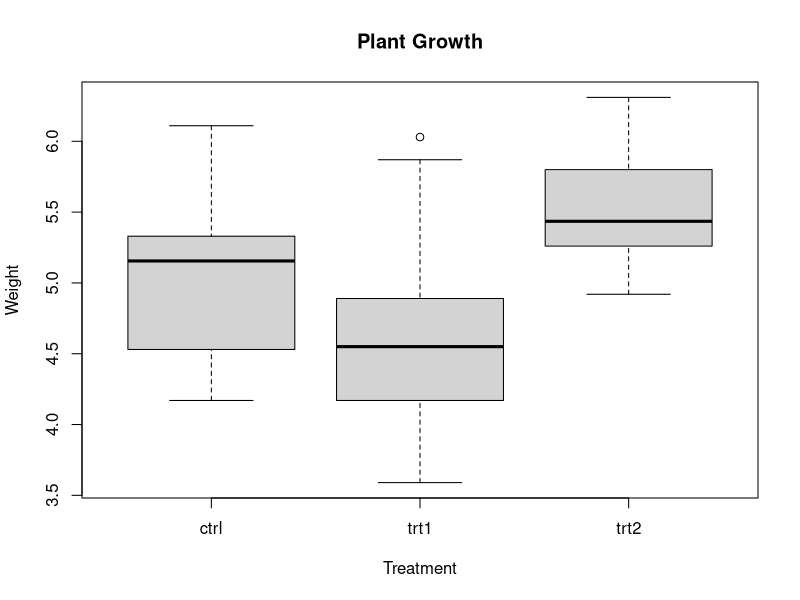
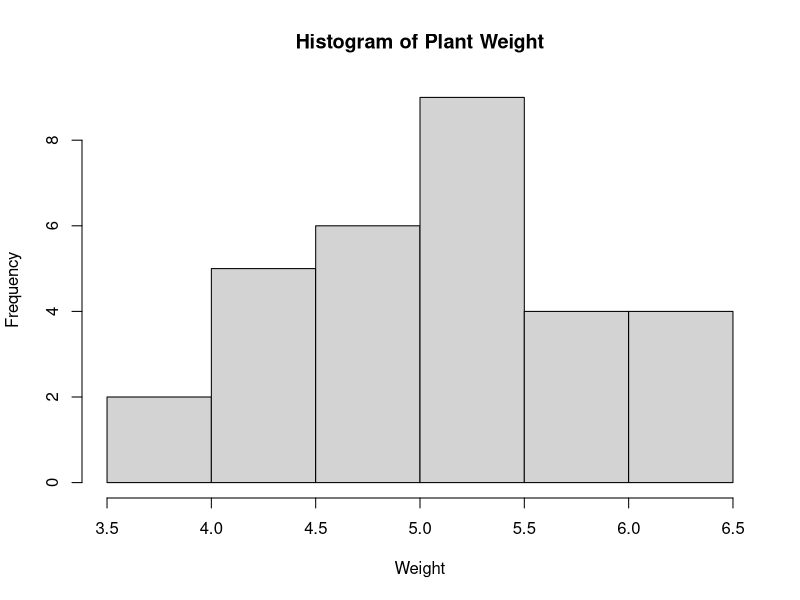
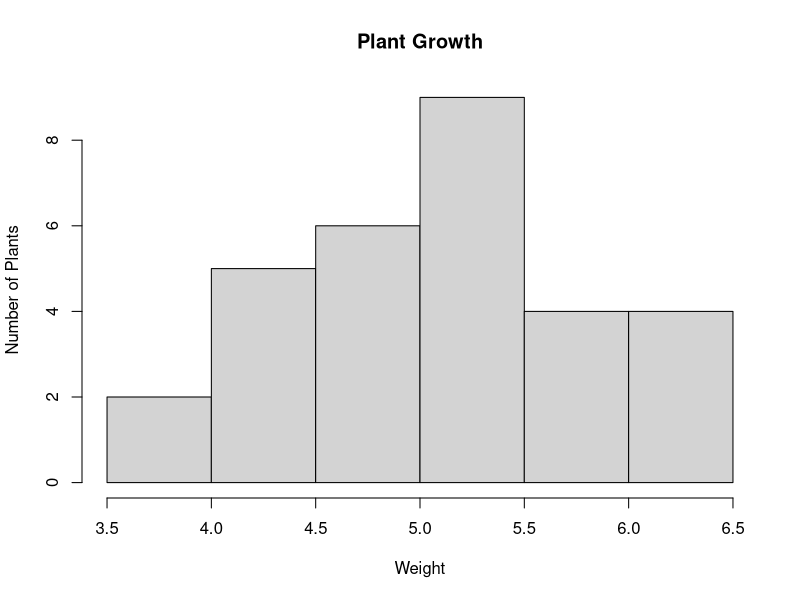
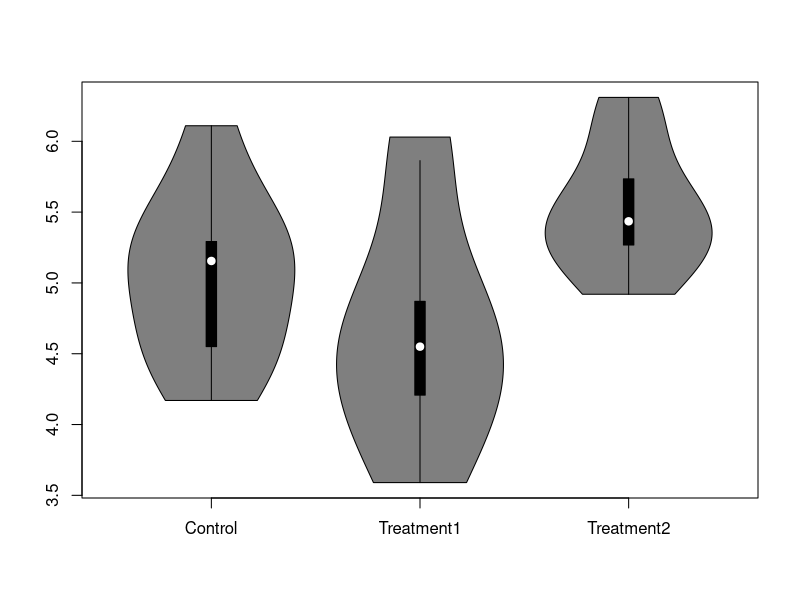

Source code (R) for these figures, in order:
# Load the PlantGrowth dataset
data("PlantGrowth")
# View first few rows
head(PlantGrowth)
# Check structure
str(PlantGrowth)
View(PlantGrowth)
# Mean weight of each group
mean_ctrl <- mean(PlantGrowth$weight[PlantGrowth$group=="ctrl"])
mean_trt1 <- mean(PlantGrowth$weight[PlantGrowth$group=="trt1"])
mean_trt2 <- mean(PlantGrowth$weight[PlantGrowth$group=="trt2"])
mean_ctrl
mean_trt1
mean_trt2
boxplot(weight ~ group,
data=PlantGrowth,
main="Plant Growth",
xlab="Treatment",
ylab="Weight")
hist(PlantGrowth$weight,
main="Histogram of Plant Weight",
xlab="Weight")
hist(PlantGrowth$weight,
main = "Plant Growth",
xlab = "Weight",
ylab = "Number of Plants")
library(vioplot)
vioplot(
PlantGrowth$weight[PlantGrowth$group=="ctrl"],
PlantGrowth$weight[PlantGrowth$group=="trt1"],
PlantGrowth$weight[PlantGrowth$group=="trt2"],
names=c("Control","Treatment1","Treatment2")
)
result <- aov(weight ~ group,
data=PlantGrowth)
summary(result)
